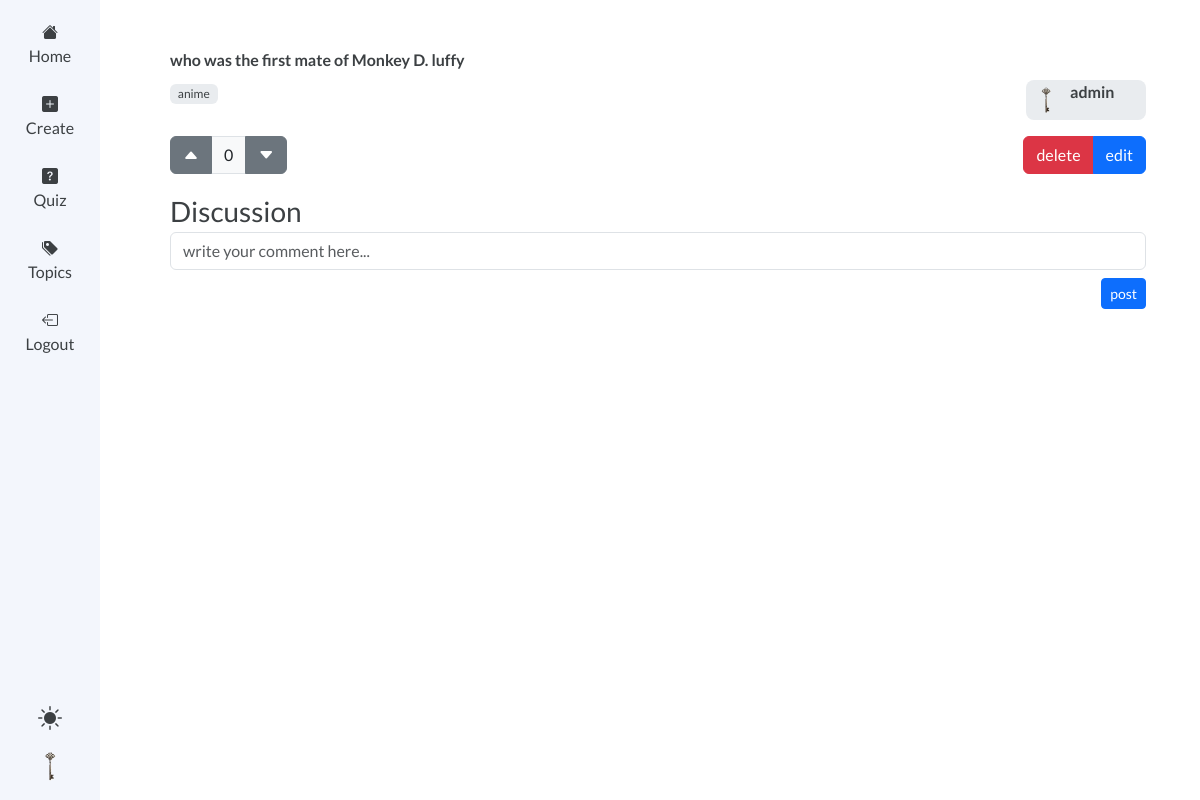
Screenshot of /question/8/ (signed in) with the database file from the repository.
### quiz/models.py (models this page shows, shortened)
class User(AbstractUser):
    photo = models.ImageField(upload_to='photos/', default='key.png')
    about = models.CharField(max_length=500, blank=True)

class Question(models.Model):
    body = models.CharField(max_length=500, blank=False)
    points = models.PositiveIntegerField(default=2)
    created_by = models.ForeignKey(User, models.CASCADE, related_name='questions_by')
    topics = models.ManyToManyField(Topic)
    created = models.DateTimeField(auto_now_add=True)
    updated = models.DateTimeField(auto_now=True)

class Topic(models.Model):
    name = models.CharField(max_length=50, unique=True, blank=False)
    created_by = models.ForeignKey(User, on_delete=models.CASCADE, related_name='topics')
    created = models.DateTimeField(auto_now_add=True)
    updated = models.DateTimeField(auto_now=True)
    def __str__(self) -> str:
        return self.name

### quiz/views.py (the view)
# urls.py: path('question/<int:pk>/', views.question, name='get-question'),
def question(request, pk):
    question = get_object_or_404(Question, pk=pk)
    if request.user.is_authenticated:
        View.objects.get_or_create(question=question, user=request.user)
    comments = question.qcomments.all().order_by('-created')
    newvote = question.votes.filter(voteval=1).count() - question.votes.filter(voteval=-1).count()
    context = {
        'question': question,
        'comments': comments,
        'votes': newvote,
    }
    if request.user.is_authenticated:
        try:
            vote = Vote.objects.get(user=request.user, question=question)
            context['showdownvote'] = vote.voteval == 1
        except Vote.DoesNotExist:
            context['showboth'] = True
    return render(request, 'quiz/question.html', context)

### quiz/templates/quiz/question.html (shortened to what this page needs)
{% extends 'quiz/base.html' %}
{% load static %}
{% block body %}
<div class="qbox2 mt-5 mb-3">
    <p class="m-0 fw-semibold">{{ question.body }}</p>
    <div class="d-flex my-2 justify-content-between">
        <div>
            {% for topic in question.topics.all %}
            <div class="badge bg-body-secondary"><a href="{% url 'qwtopic' topic.name %}">{{ topic }}</a></div>
            {% endfor %}
        </div>
        {% if question.created_by %}
        <a href="{% url 'view_profile' question.created_by.id %}">
            <div class="user-card bg-body-secondary">
                {% if question.created_by.photo %}
                <img src="{{question.created_by.photo.url}}" width="32" height="32" class="rounded-2 me-2">
                {% else %}
                <div class="profile-icon">
                    <i class="bi bi-person-fill"></i>
                </div>
                {% endif %}
                <div class="d-flex flex-column justify-content-center">
                    <p class="fw-semibold">{{ question.created_by.username }}</p>
                </div>
            </div>
        </a>
        {% endif %}
    </div>
</div>
<div class="d-flex">
    <div class="vote-box input-group">
        {% if user.is_authenticated %}
        {% if showdownvote %}
        <button class="disabled btn btn-secondary" id="upvote-btn" disabled type="button"><i
                class="bi bi-caret-up-fill"></i></button>
        <span class="input-group-text" id="nvotes">{{ votes }}</span>
        <button class="btn btn-secondary" id="downvote-btn" type="button"><i class="bi bi-caret-down-fill"></i></button>
        {% elif showboth %}
        <button class="btn btn-secondary" id="upvote-btn" type="button"><i class="bi bi-caret-up-fill"></i></button>
        <span class="input-group-text" id="nvotes">{{ votes }}</span>
        <button class="btn btn-secondary" id="downvote-btn" type="button"><i class="bi bi-caret-down-fill"></i></button>
        {% else %}
        <button class="btn btn-secondary" id="upvote-btn" type="button"><i class="bi bi-caret-up-fill"></i></button>
        <span class="input-group-text" id="nvotes">{{ votes }}</span>
        <button class="disabled btn btn-secondary" id="downvote-btn" disabled type="button"><i
                class="bi bi-caret-down-fill"></i></button>
        {% endif %}
        {% endif %}
    </div>
    {% if user.is_authenticated and user == question.created_by %}
    <div class="btn-group">
        <a class="btn btn-danger" href="{% url 'delete' question.id %}">delete</a>
        <a class="btn btn-primary" href="{% url 'edit' question.pk %}">edit</a>
    </div>
    {% endif %}
</div>
<div class="my-3">
    <div class="fs-3">Discussion</div>
    {% if user.is_authenticated %}
    <div class="discussion-form">
        <form action="{% url 'make_comment' %}" method="post">
            <input type="text" name="comment" id="comment" required class="form-control mb-2"
                placeholder="write your comment here...">
            <div class="d-flex justify-content-end">
                <button class="btn btn-sm btn-primary" type="submit">post</button>
            </div>
        </form>
    </div>
    {% endif %}
    <div class="p-2">
    </div>
</div>
{% endblock %}

### quiz/templates/quiz/base.html (shortened to what this page needs)
{% load static %}
<!DOCTYPE html>
<html lang="en">
<head>
  <link href="https://cdn.jsdelivr.net/npm/bootstrap@5.3.3/dist/css/bootstrap.min.css" rel="stylesheet"
>
  <link rel="stylesheet" href="https://cdn.jsdelivr.net/npm/bootstrap-icons@1.11.3/font/bootstrap-icons.min.css">
  <link rel="stylesheet" href="{% static 'quiz/styles/mstyle.css' %}">
</head>
<body class="body">
  <div class="navbar">
    <ul>
      <li>
        <a href="{% url 'index' %}">
          <i class="icon bi bi-house-fill"></i>
          Home
        </a>
      </li>
      <li>
        <a href="{% url 'create' %}">
          <i class="bi bi-plus-square-fill"></i>
          Create</a>
      </li>
      <li>
        <a href="{% url 'take' %}">
          <i class="bi bi-question-square-fill"></i>
          Quiz
        </a>
      </li>
      <li>
        <a href="{% url 'topics' %}">
          <i class="bi bi-tags-fill"></i>
          Topics</a>
      </li>
      {% if user.is_authenticated %}
      <li>
        <a href="{% url 'logout' %}">
          <i class="bi bi-box-arrow-left"></i>
          Logout</a>
      </li>
      {% endif %}
    </ul>
    <div class="settings-div">
      <div class="profile-icon" id="theme-btn">
        <i id="theme-icon" class="bi bi-brightness-high-fill"></i>
      </div>
      {% if user.is_authenticated %}
      <div>
        <a href="{% url 'view_profile' user.id %}">
          {% if user.photo %}
          <img class="rounded" src="{{user.photo.url}}" width="36px" height="36px" alt="{{user.photo.name}}">
          {% else %}
          <div class="profile-icon">
            <i class="bi bi-person-fill"></i>
          </div>
          {% endif %}
        </a>
      </div>
      {% else %}
      <li>
        <a href="{% url 'login' %}">
          <i class="bi bi-box-arrow-right"></i>
          Login</a>
      </li>
      {% endif %}
    </div>
  </div>
  <div class="content" id="content">
    <div class="container">
      {% block body %}
      {% endblock %}
    </div>
  </div>
</body>
</html>

### quiz/static/quiz/styles/mstyle.css (style rules this page uses)
* { box-sizing: border-box; }
:root { --background-body: #fff; --background-nav: #f3f6fc; --text-default: #3c4043; --text-hover: #0e0e0f; --link-hover: #1973e8; --green: rgb(45, 148, 50); --red: rgb(250, 68, 36); --blue: rgb(55, 118, 255); --option-background: rgb(157, 196, 247); --option-hover: rgb(118, 134, 143); --option-checked-background: rgb(75, 141, 226); --option-correct-background: rgb(59, 221, 86); --option-selected-background: rgb(115, 137, 235); --border: #7f7f7f; }
.body { font-family: "Lato", monospace; color: var(--text-default); }
a { font-weight: 500; text-decoration: none; color: var(--text-default); }
.icon { fill: var(--text-default); }
.settings-div { display: flex; flex-direction: column; align-items: center; gap: 1rem; margin: 0; }
ul { padding: 0; }
li { list-style: none; }
.navbar { z-index: 111; position: fixed; display: flex; flex-direction: column; justify-content: space-between; align-items: center; padding: 1rem; top: 0; left: 0; width: 100px; height: 100vh; background-color: var(--background-nav); }
.navbar ul { display: flex; flex-direction: column; gap: 1rem; padding: 0; margin: 0; }
.navbar li { list-style: none; padding: 0.25rem; }
.navbar a { display: flex; flex-direction: column; align-items: center; }
.container { max-width: 1000px; margin-top: 2rem; }
.content { margin-left: 116px; margin-bottom: 100px; }
.vote-box { min-width: 80px; }
.user-card { width: 120px; padding: 4px; display: flex; border-radius: 8px; height: 40px; display: flex; align-items: center; }
.profile-icon { text-align: center; font-size: 24px; cursor: pointer; width: 32px; height: 32px; text-align: center; }

### rows the page displays
User: photo (picture)
Question: body "who was the first mate of Monkey D. luffy", created_by.photo (picture), created_by.username "admin"
Topic: name "anime"

### other values shown
{{ votes }} "0"
